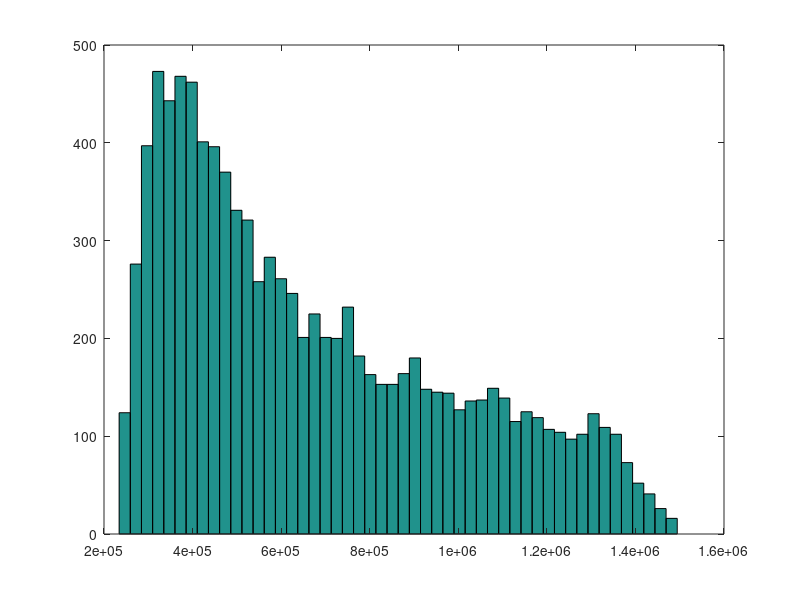

Recreate this plot in MATLAB.
% inputs
budgetSol.x = 1e6 *[4.6360 0.6364 0.5035 4.2241]';
boxSol.x = 1e6 * [1.6193 0.6543 0.5547 7.1716]';
nomSol.x = 1e6 * [0.2345 0.0359 0.0167 9.7129]';
n = 4;
iter = 10000;
abar = [0.608 0.386 0.430 0.864]';
ahat = [0.257 0.114 0.127 0.329]';
cs = [8552.695 7195.047 6045.412 4381.518]';
ds = [10000 5314.612 10000 10000]';
sum_h = zeros(n,1)
h_save = zeros(n,iter)
%get the validation of samples
for i = 1:iter
    %z = get_z(n);
    z = rand(n, 1);
    a = abar - ahat.* z;
    h_save(:,i) = cs.*(1+boxSol.x./ds).^a - cs;
    %h = cs.*(1+boxSol.x./ds).^a - cs;
    %h_save(i) = cs.*(1+nomSol.x./ds).^a - cs;
end

sum_h = sum(h_save);
hist(sum_h, 50);
%boxplot(h_save');

% define the uncertainty
function z = get_z(n)
x = rand(n, 1); % Start with 3 random numbers that don't sum to 1.
z = x / sum(x)  % Normalize so the sum is 1.
end


